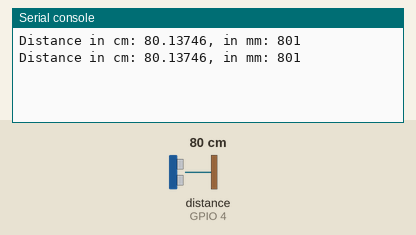
This program was run on a simulated ESP32 board running MicroPython. Parts: the last lines printed to the serial console. The test bench sets the inputs (shaded band); at power-on: distance to the obstacle (sensor on GPIO 4) 80 cm. The echo pulse lasts 58.3 µs per cm.

Above: at 1.2 s.
1.3 s: distance to the obstacle (sensor on GPIO 4) set to 2 cm
At 2.6 s:
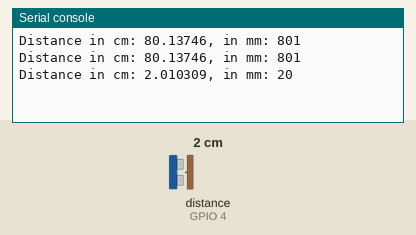
2.8 s: distance to the obstacle (sensor on GPIO 4) set to 4 cm
At 3.8 s:
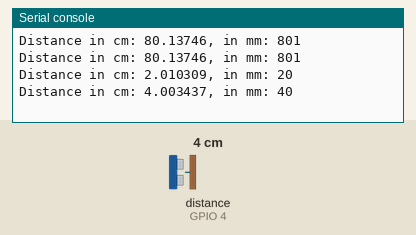
Timing chart, 0 to 5.8 s (numbered marks = the images above; inputs shaded):
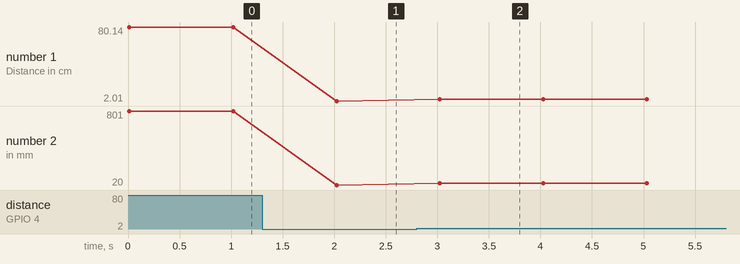

Measured:
- after the input at 1.3 s, the serial console: prints a new line after 0.72 s (image 1)
- after the input at 2.8 s, the serial console: prints a new line after 0.23 s (image 2)
- plotted number 1: 80.14 → 2.01 after the input at 1.3 s, 2.01 → 4 after the input at 2.8 s
- plotted number 2: 801 → 20 after the input at 1.3 s, 20 → 40 after the input at 2.8 s

The program:

demo20_ultrasonic_sensor_main.py
```python
from ultrasonic import UltraSonic
from time import sleep


# ESP32
sensor = UltraSonic(trigger_pin=2, echo_pin=4, echo_timeout_us=10000)

while True:
    distance_in_cm = sensor.distance_cm()
    distance_in_mm = sensor.distance_mm()
    print("Distance in cm: {}, in mm: {}".format(distance_in_cm,
        distance_in_mm))
    sleep(1)
```

ultrasonic.py
```python
from machine import Pin
import time
import machine

# ultrasonic sensor HC-SR04
# The ultrasonic sensor uses sonar to determine the distance to an object. Here’s how it works:
# The ultrasound transmitter (trig pin) emits a high-frequency sound (40 kHz).
# The sound travels through the air. If it finds an object, it bounces back to the module.
# The ultrasound receiver (echo pin) receives the reflected sound (echo).
# Taking into account the sound’s velocity in the air and the travel time
# (time passed since the transmission and reception of the signal)
# we can calculate the distance to an object. Here’s the formula:
# distance to an object = ((speed of sound in the air)*time)/2
# speed of sound in the air at 20ºC (68ºF) = 343m/s

class UltraSonic:
    """
    Driver to use the ultrasonic sensor.
    Sensor range is between 2cm and 4m.
    The timeouts received listening to echo pin are converted to
    OSError('Out of range')
    """
    # echo_timeout_us is based in chip range limit(400cm)
    def __init__(self, trigger_pin, echo_pin, echo_timeout_us=500*2*30):
        """
        trigger_pin: Output pin to send pulses
        echo_pin: Readonly pin to measure the distance. The pin should be protected with 1k resistor.
        echo_timeout_us: Timeout in microseconds to listen to echo pin.
        By default is based in sensor limit range(4m)
        """
        self.echo_timeout_us = echo_timeout_us
        # Init trigger pin (output)
        self.trigger = Pin(trigger_pin, mode=Pin.OUT, pull=None)
        self.trigger.value(0)

        # Init echo pin (input)
        self.echo = Pin(echo_pin, mode=Pin.IN, pull=None)


    def _send_pulse_and_wait(self):
        """
        Send the pulse to trigger and listen on echo pin.
        We use the method `machine.time_pulse_us()` to get microseconds
        until the echo is received.
        """
        self.trigger.value(0) # Stabilize the sensort
        time.sleep_us(5)
        self.trigger.value(1)
        # send a 10us pulse.
        time.sleep_us(10)
        self.trigger.value(0)
        try:
            pulse_time = machine.time_pulse_us(self.echo, 1,
                    self.echo_timeout_us)
            return pulse_time
        except OSError as e:
            if e.args[0] == 110: # 110 = ETIMEOUT
                raise OSError('Out of range')
            raise e


    def distance_mm(self):
        """
        Get the distance in millimeters without floating point operations.
        """
        pulse_time = self._send_pulse_and_wait()
        # To calculate the distance we get the pulse_time and divide it by 2
        # (the pulse walk the distance twice) and by 29.1 becasue
        # the sound speed on air (343.2 m/s), that It's equivalent to
        # 0.34320 mm/us that is 1mm each 2.91us
        # pulse_time // 2 // 2.91 -> pulse_time // 5.82 -> pulse_time * 100 // 582
        mm = pulse_time * 100 // 582
        return mm

    def distance_cm(self):
        """
        Get the distance in centimeters with floating point operations.
        It returns a float.
        """
        pulse_time = self._send_pulse_and_wait()

        # To calculate the distance we get the pulse_time and divide it by 2
        # (the pulse walk the distance twice) and by 29.1 becasue
        # the sound speed on air (343.2 m/s), that It's equivalent to
        # 0.034320 cm/us that is 1cm each 29.1us
        cms = (pulse_time / 2) / 29.1
        return cms
```
